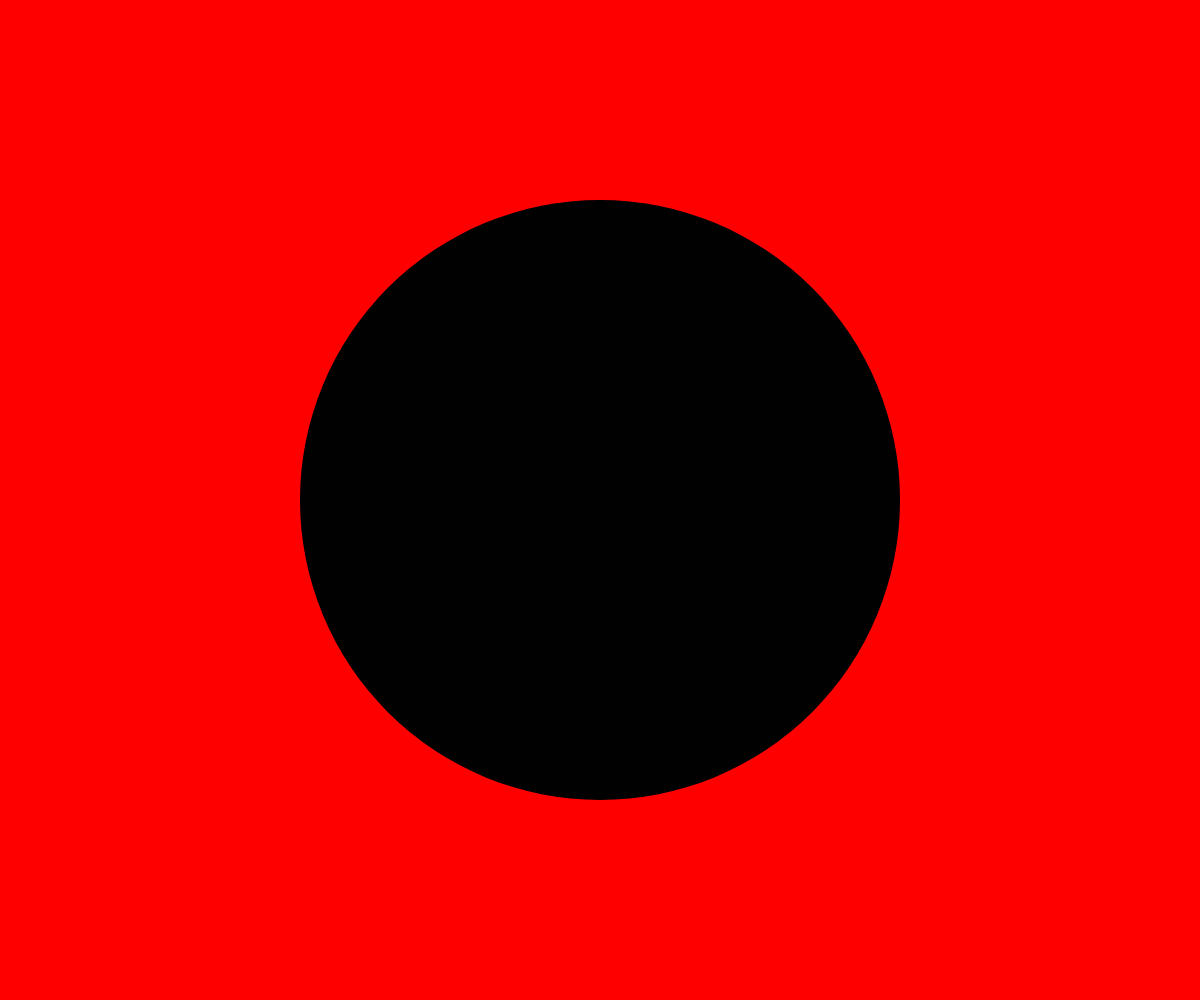
Frame 1 (no input)
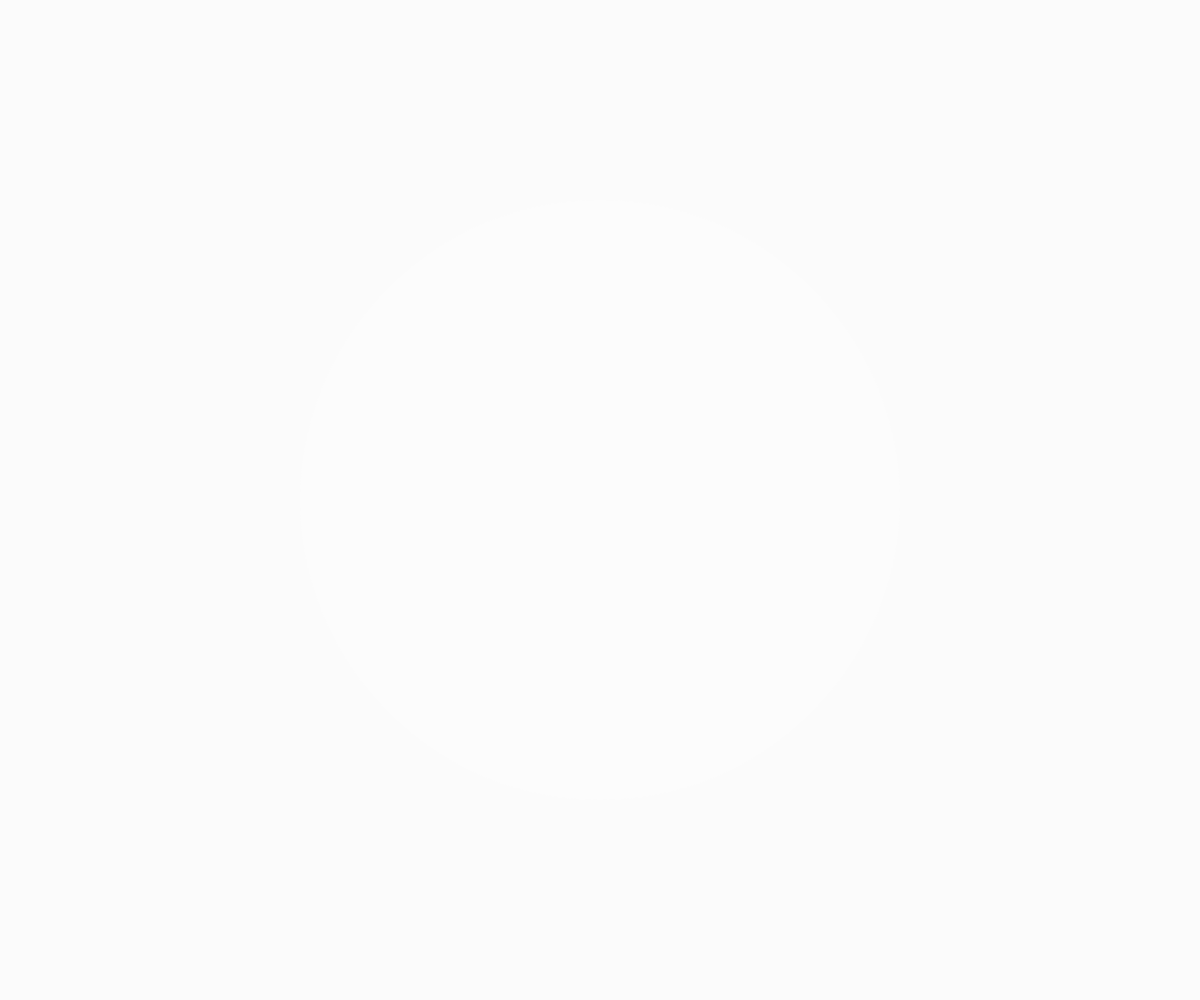
Frame 60 (no input)
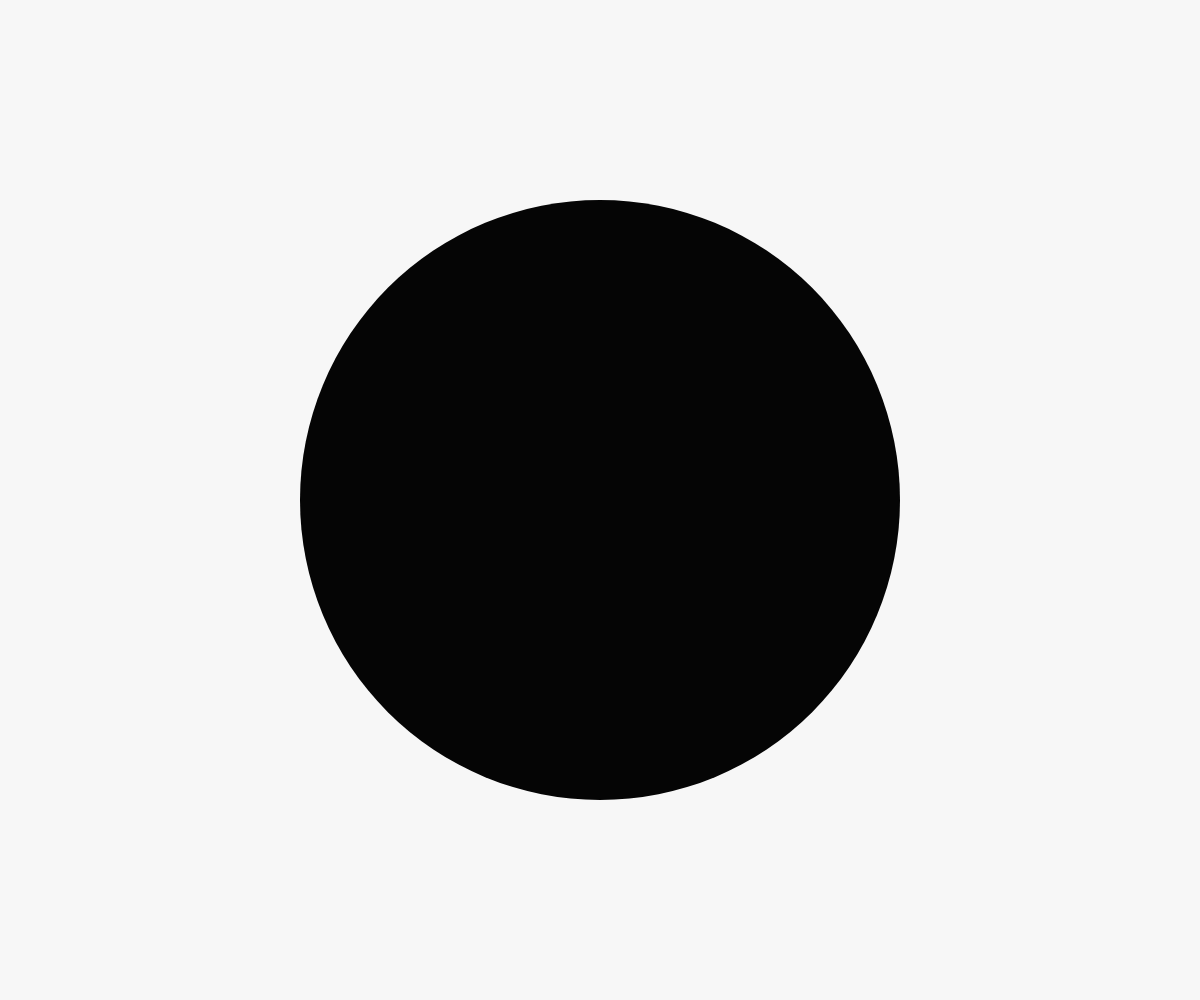
Frame 120 (the mouse pressed at the canvas centre since frame 60)

The p5.js sketch that drew these frames (run headless with seeded random() and noise() and a simulated clock; from frame 60 on, the mouse is pressed at the canvas centre):

// p5.js sketch
// ── sketch.js
let farbe = 1;
let change = 4.25;
let backFarbe = 255;
let backChange = 0.071;

function setup() {
  createCanvas(windowWidth, windowHeight);
}

function draw() {
  background(backFarbe);
  if (backFarbe <= 0) {
    background(255,0,0);
  }
  if (backFarbe >= 255) {
    background(255,0,0);
  }
  noStroke();
  fill(farbe);
  circle(windowWidth/2,windowHeight/2,windowWidth/2);
  farbe = farbe + change;
  backFarbe = backFarbe - backChange;
  if (farbe >= 255) {
    change = -change; 
 } 
  if (farbe <= 0) {
    change = -change; 
 }
  if (backFarbe < 0) {
    backChange = -backChange;
  }
  if (backFarbe > 255) {
    backChange = -backChange;
  }
}
